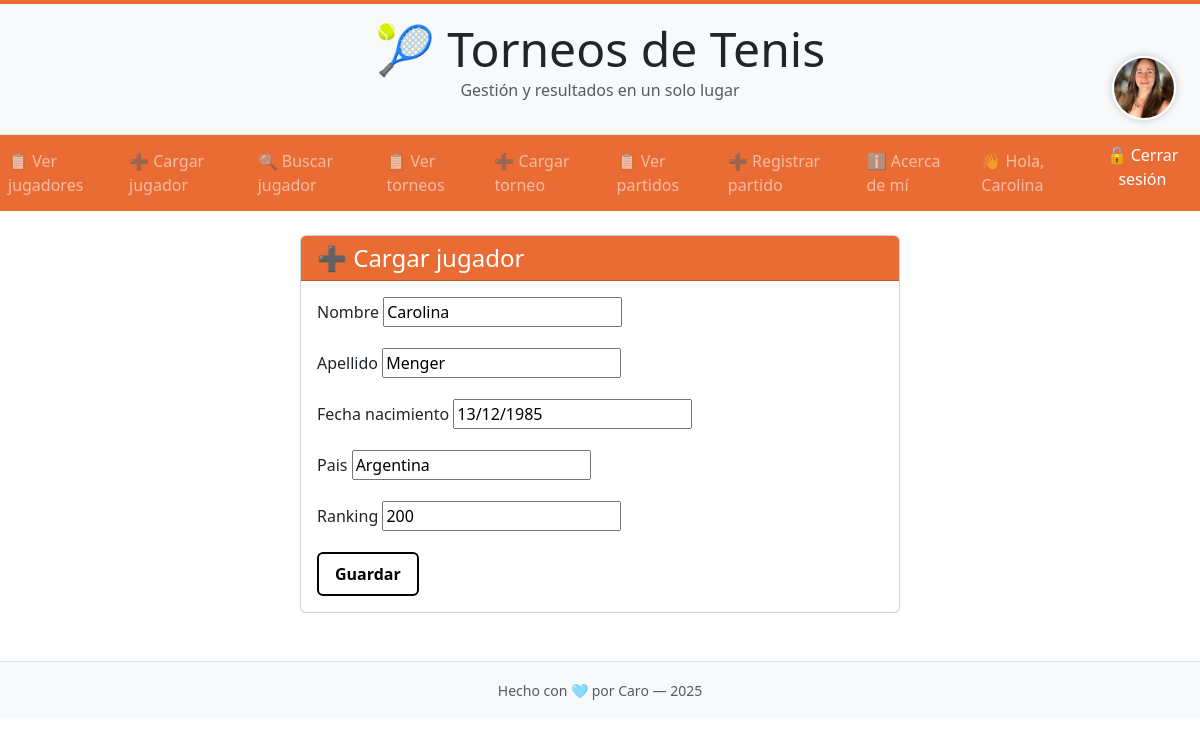
/jugadores/modificar/1/ (signed in), run on the app's committed database.
### gestion/models.py (models this page shows, shortened)
class Perfil(models.Model):
    usuario = models.OneToOneField(User, on_delete=models.CASCADE)
    foto = models.ImageField(upload_to='avatars/', default='avatars/default.jpg')

class Jugador(models.Model):
    nombre = models.CharField(max_length=100)
    apellido = models.CharField(max_length=100)
    fecha_nacimiento = models.DateField()
    ranking = models.IntegerField()
    pais = models.CharField(max_length=100, default="Argentina")

### gestion/views.py (the view)
# urls.py: path('jugadores/modificar/<int:pk>/', JugadorUpdate.as_view(), name='modificar_jugador'),
class JugadorUpdate(LoginRequiredMixin, UpdateView):
    model = Jugador
    form_class = JugadorForm
    template_name = 'gestion/jugador_form.html'
    success_url = '/jugadores/'

### gestion/forms.py
class JugadorForm(forms.ModelForm):
    fecha_nacimiento = forms.DateField(
        input_formats=["%d/%m/%Y"],
        widget=forms.DateInput(format="%d/%m/%Y", attrs={'placeholder': 'DD/MM/AAAA'})
    )
    class Meta:
        model = Jugador
        fields = ['nombre', 'apellido', 'fecha_nacimiento', 'pais', 'ranking']

### gestion/templates/gestion/jugador_form.html (shortened to what this page needs)
{% extends 'gestion/base.html' %}
{% block content %}
<div class="card mx-auto" style="max-width: 600px;">
    <div class="card-header bg-naranja text-white">
        <h4 class="mb-0">➕ Cargar jugador</h4>
    </div>
    <div class="card-body">
        <form method="post">
            {% for field in form %}
                <div class="mb-3">
                    <label class="form-label">{{ field.label }}</label>
                    {{ field }}
                </div>
            {% endfor %}
            <button type="submit" class="btn btn-caro">Guardar</button>
        </form>
    </div>
</div>
{% endblock %}

### gestion/templates/gestion/base.html (shortened to what this page needs)
<!DOCTYPE html>
<html lang="es">
<head>
  <link href="https://cdn.jsdelivr.net/npm/bootstrap@5.3.0/dist/css/bootstrap.min.css" rel="stylesheet">
</head>
<body>
  <body>
  {% if user.is_authenticated and user.perfil.foto %}
  <div class="position-absolute" style="top: 56px; right: 24px;">
    <a href="{% url 'perfil' %}">
      <img src="{{ user.perfil.foto.url }}" class="avatar-perfil" alt="Foto de perfil">
    </a>
  </div>
{% endif %}
  <div class="bg-light text-center py-3 border-bottom">
    <h1 class="display-5 titulo-principal mb-0">🎾 Torneos de Tenis</h1>
    <p class="text-muted fs-6">Gestión y resultados en un solo lugar</p>
  </div>
  <nav class="navbar navbar-expand-lg navbar-dark" style="background-color: #e86c33;">
        <ul class="navbar-nav me-auto mb-2 mb-lg-0">
          <li class="nav-item"><a class="nav-link" href="{% url 'jugador_lista' %}">📋 Ver jugadores</a></li>
          <li class="nav-item"><a class="nav-link" href="{% url 'jugador_nuevo' %}">➕ Cargar jugador</a></li>
          <li class="nav-item"><a class="nav-link" href="{% url 'buscar_jugador' %}">🔍 Buscar jugador</a></li>
          <li class="nav-item"><a class="nav-link" href="{% url 'torneo_lista' %}">📋 Ver torneos</a></li>
          <li class="nav-item"><a class="nav-link" href="{% url 'torneo_nuevo' %}">➕ Cargar torneo</a></li>
          <li class="nav-item"><a class="nav-link" href="{% url 'partido_lista' %}">📋 Ver partidos</a></li>
          <li class="nav-item"><a class="nav-link" href="{% url 'partido_nuevo' %}">➕ Registrar partido</a></li>
          <li class="nav-item"><a class="nav-link" href="{% url 'about' %}">ℹ️ Acerca de mí</a></li>
        </ul>
        <ul class="navbar-nav ms-auto mb-2 mb-lg-0">
          {% if user.is_authenticated %}
        <li class="nav-item">
          <a class="nav-link" href="{% url 'perfil' %}">
          👋 Hola, {{ user.first_name|default:user.username }}
          </a>
        </li>
            <li class="nav-item">
              <form method="post" action="{% url 'logout' %}">
                <button type="submit" class="nav-link btn btn-link text-white p-0" style="text-decoration: none;">
                  🔓 Cerrar sesión
                </button>
              </form>
            </li>
          {% endif %}
        </ul>
  </nav>
  <div class="container mt-4">
    {% block content %}
    {% endblock %}
  </div>
  <footer class="bg-light text-center py-3 border-top mt-5">
    <small class="text-muted">Hecho con 🩵 por Caro — {% now "Y" %}</small>
  </footer>
</body>
</html>

### gestion/templates/gestion/base.html (style rules this page uses)
.btn-caro { background-color: white; color: black; border: 2px solid black; font-weight: 600; padding: 0.5rem 1rem; transition: all 0.3s ease; text-decoration: none; }
.navbar-nav .nav-item { margin-right: 10px; }
.nav-link { padding-top: 6px; padding-bottom: 6px; }
.bg-naranja { background-color: #e86c33; }
.avatar-perfil { width: 64px; height: 64px; object-fit: cover; border-radius: 50%; box-shadow: 0 0 8px rgba(0, 0, 0, 0.2); border: 2px solid white; transition: transform 0.3s ease; }

### data on the page
Jugador: form "Carolina" "Menger" "13/12/1985" "Argentina" "200"

### other printed values
{{ user.first_name|default:user.username }} "Carolina"
{{ field.label }} "Nombre" "Apellido" "Fecha nacimiento" "Pais" "Ranking"
